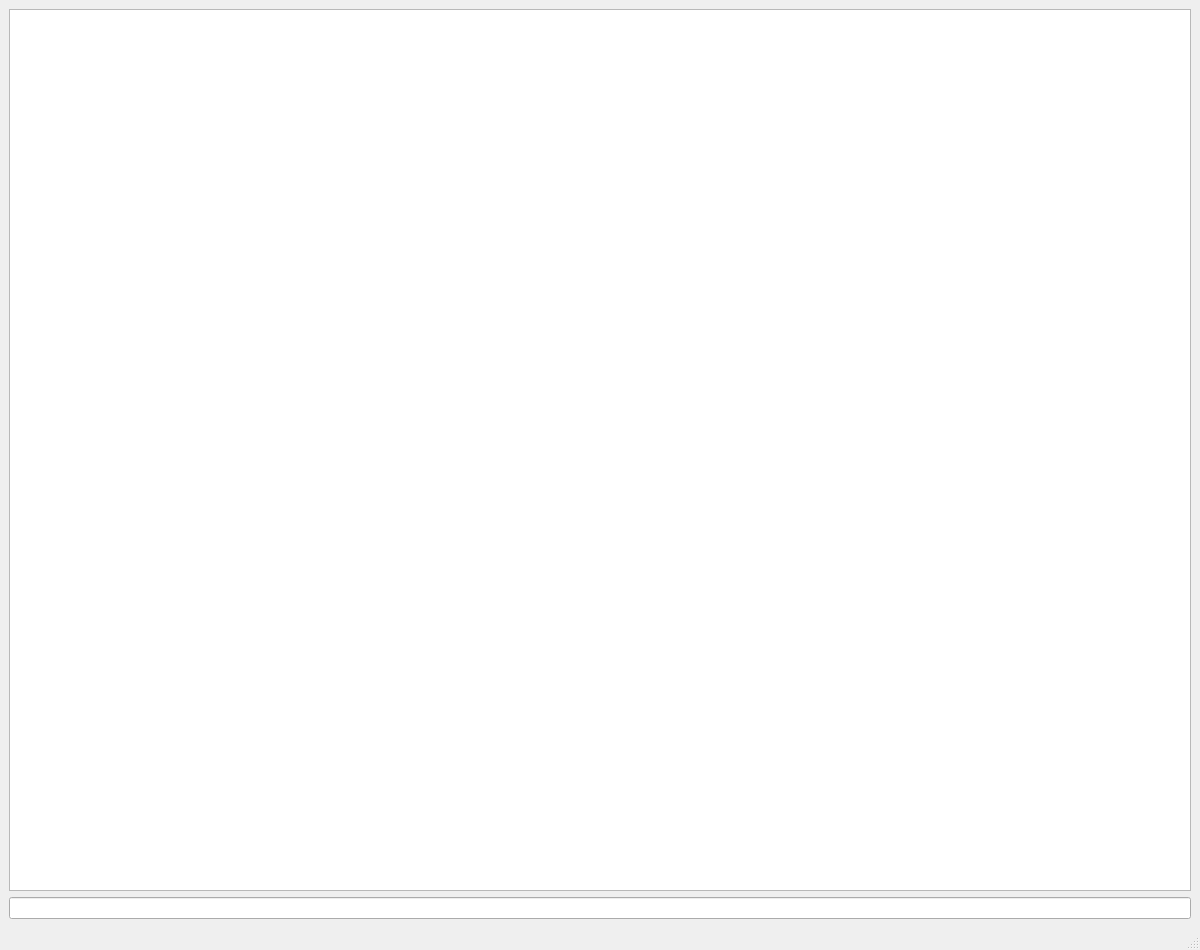
<?xml version="1.0" encoding="UTF-8"?>
<ui version="4.0">
 <class>MainWindow</class>
 <widget class="QMainWindow" name="MainWindow">
  <property name="geometry">
   <rect>
    <x>0</x>
    <y>0</y>
    <width>1200</width>
    <height>950</height>
   </rect>
  </property>
  <property name="windowTitle">
   <string>MainWindow</string>
  </property>
  <widget class="QWidget" name="centralwidget">
   <layout class="QGridLayout" name="gridLayout">
    <item row="1" column="0">
     <widget class="QLineEdit" name="lineEdit"/>
    </item>
    <item row="0" column="0">
     <widget class="QTextEdit" name="textEdit"/>
    </item>
   </layout>
  </widget>
  <widget class="QMenuBar" name="menubar">
   <property name="geometry">
    <rect>
     <x>0</x>
     <y>0</y>
     <width>1200</width>
     <height>21</height>
    </rect>
   </property>
  </widget>
  <widget class="QStatusBar" name="statusbar"/>
 </widget>
 <resources/>
 <connections/>
</ui>
